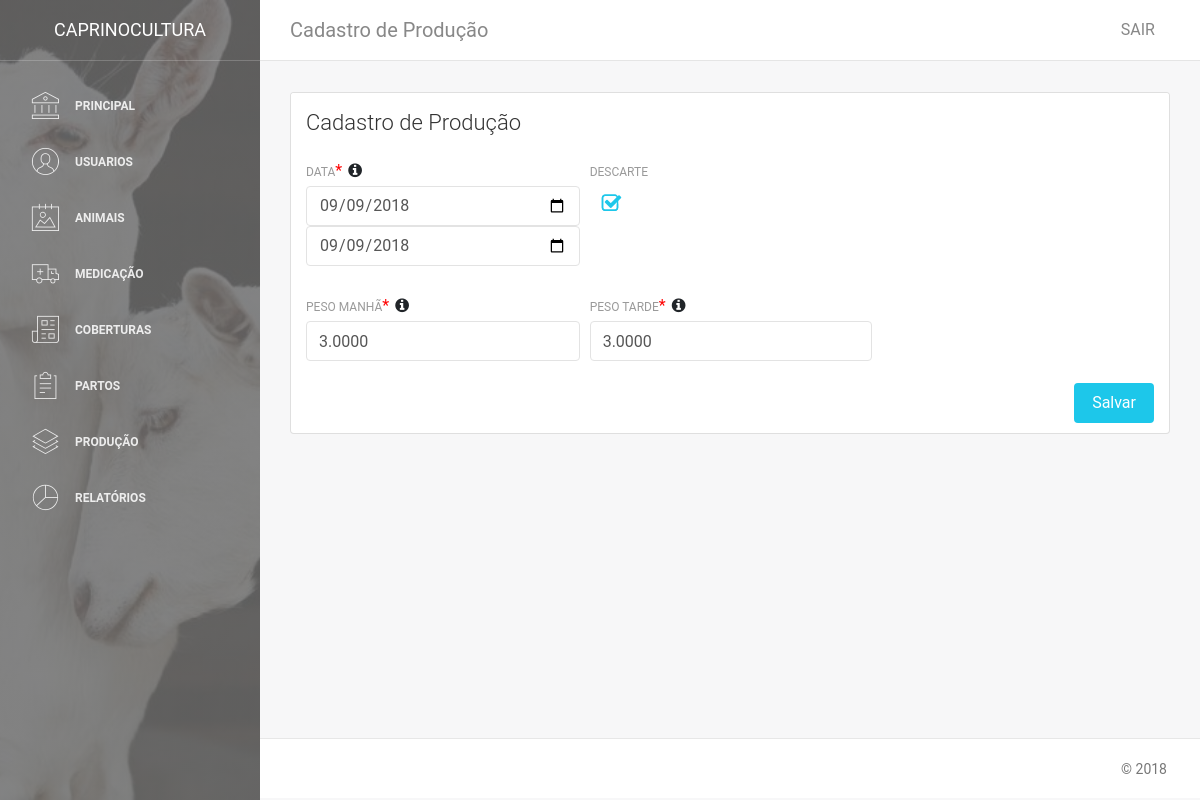
The app's page /animais/atualiza_producao/49/27 (signed in) with its own data.
### caprino/animais/models.py (models this page shows)
class Producao(models.Model):
    data_producao = models.DateField(verbose_name='Data')
    manha_producao = models.DecimalField(verbose_name='Peso Manhã', max_digits=5, decimal_places=4, blank=True, null=True)
    tarde_producao = models.DecimalField(verbose_name='Peso Tarde', max_digits=5, decimal_places=4, blank=True, null=True)
    descarte_producao = models.CharField(verbose_name='Descarte Produção', max_length=50, blank=True, null=True)
    id_cabra = models.ForeignKey(Animal, verbose_name="Cabra", on_delete=models.SET_NULL, null=True)
    class Meta:
        verbose_name = 'Producao'

### caprino/animais/views.py (the view)
# urls.py: path('atualiza_producao/<int:id_prod>/<int:id_cabra>', views.UpdateProducao, name='Atualiza_Producao'),
@login_required
def UpdateProducao(request, id_prod, id_cabra):
    producao = get_object_or_404(Producao, pk=id_prod)
    if(request.method == 'POST'):
        form = forms.CreateProducao(request.POST, instance=producao)
        if(form.is_valid()):
            form.save()
            messages.add_message(request, messages.SUCCESS, 'Dados alterados com sucesso!')
            return redirect('/animais/lista_cabras')
    else:
        form = forms.CreateProducao(instance=producao)
        cabra = Animal.objects.get(pk=id_cabra)
    return render(request, 'producao/updateProducao.html', {'producao_form': form, 'cabra': cabra})

### caprino/animais/forms.py
class CreateProducao(forms.ModelForm):
    data_producao = forms.DateField(required=True, label='Data', widget=forms.DateInput(attrs={'class': 'form-control', 'placeholder': 'Data de Produção', 'type': 'date'}))
    manha_producao = forms.CharField(required=True, label='Peso Manhã', widget=forms.TextInput(attrs={'class': 'form-control', 'placeholder': 'Peso Manhã'}))
    tarde_producao = forms.CharField(required=True, label='Peso Tarde', widget=forms.TextInput(attrs={'class': 'form-control', 'placeholder': 'Peso Tarde'}))
    class Meta():
        model = models.Producao
        fields = ['data_producao', 'manha_producao', 'tarde_producao', 'id_cabra', 'descarte_producao']

### templates/producao/updateProducao.html (shortened to what this page needs)
{% extends 'base.html' %}
{% block conteudo %}
<nav class="navbar navbar-expand-lg " color-on-scroll="500">
    <div class=" container-fluid  ">
        <a class="navbar-brand" href="#pablo"> Cadastro de Produção </a>
        <div class="collapse navbar-collapse justify-content-end" id="navigation">
            <ul class="nav navbar-nav mr-auto">
                <li class="nav-item">
                    <a href="#" class="nav-link" data-toggle="dropdown">
                    </a>
                </li>
            </ul>
            <ul class="navbar-nav ml-auto">
                <li class="nav-item">
                    <a class="nav-link" href="{% url 'caprino.contas:Sair' %}">
                        <span class="no-icon">SAIR</span>
                    </a>
                </li>
            </ul>
        </div>
    </div>
</nav>
<div class="content">
    <div class="container-fluid">
        <div class="row">
            <div class="col-md-12">
            </div>
        </div>
    </div>
    <div class="container-fluid">
        <div class="row">
            <div class="col-md-12">
                <div class="card">
                    <div class="card-header">
                        <h4 class="card-title">Cadastro de Produção</h4>
                    </div>
                    <div class="card-body">
                        <form method="POST">
                            <div class="row">
                                <div class="col-md-4 pr-1">
                                    <div class="form-group">
                                        <label>Data</label><span style="color: red">*</span>
                                        <i data-toggle="tooltip" title="" class="fa fa-info-circle" aria-hidden="true" data-original-title="Selecione a data da pesagem do leite"></i>
                                        {{ producao_form.data_producao }}
                                        {% if producao_form.data_producao.value.day < 10 and producao_form.data_producao.value.month < 10 %}
                                            <input name="data_producao" type="date" class="form-control" placeholder="Company" value="{{ producao_form.data_producao.value.year }}-0{{ producao_form.data_producao.value.month }}-0{{ producao_form.data_producao.value.day }}">
                                        {% elif producao_form.data_producao.value.day < 10 and producao_form.data_producao.value.month >= 10 %}
                                            <input name="data_producao" type="date" class="form-control" placeholder="Company" value="{{ producao_form.data_producao.value.year }}-{{ producao_form.data_producao.value.month }}-0{{ producao_form.data_producao.value.day }}">
                                        {% elif producao_form.data_producao.value.day >= 10 and producao_form.data_producao.value.month < 10 %}
                                            <input name="data_producao" type="date" class="form-control" placeholder="Company" value="{{ producao_form.data_producao.value.year }}-0{{ producao_form.data_producao.value.month }}-{{ producao_form.data_producao.value.day }}">
                                        {% else %}
                                            <input name="data_producao" type="date" class="form-control" placeholder="Company" value="{{ producao_form.data_producao.value.year }}-{{ producao_form.data_producao.value.month }}-{{ producao_form.data_producao.value.day }}">
                                        {% endif %}
                                    </div>
                                </div>
                                <div class="col-md-4 pr-1">
                                    <div class="form-group">
                                        <label>Descarte</label>
                                        <div class="form-check">
                                        </div>
                                    </div>
                                </div>
                            </div>
                            <div class="row">
                                <div class="col-md-4 pr-1">
                                    <div class="form-group">
                                        <label>Peso Manhã</label><span style="color: red">*</span>
                                        <i data-toggle="tooltip" title="" class="fa fa-info-circle" aria-hidden="true" data-original-title="Digite a pesagem do leite separada por '.' Exemplo: 1.2"></i>
                                        {{ producao_form.manha_producao }}
                                    </div>
                                </div>
                                <div class="col-md-4 pr-1">
                                    <div class="form-group">
                                        <label>Peso tarde</label><span style="color: red">*</span>
                                        <i data-toggle="tooltip" title="" class="fa fa-info-circle" aria-hidden="true" data-original-title="Digite a pesagem do leite separada por '.' Exemplo: 1.2"></i>
                                        {{ producao_form.tarde_producao }}
                                    </div>
                                </div>
                            </div>
                            <button type="submit" class="btn btn-info btn-fill pull-right">Salvar</button>
                            <div class="clearfix"></div>
                        </form>
                    </div>
                </div>
            </div>
        </div>
    </div>
</div>
{% endblock %}

### records on screen
Producao: data_producao "09/09/2018", manha_producao "3.0000", tarde_producao "3.0000"
